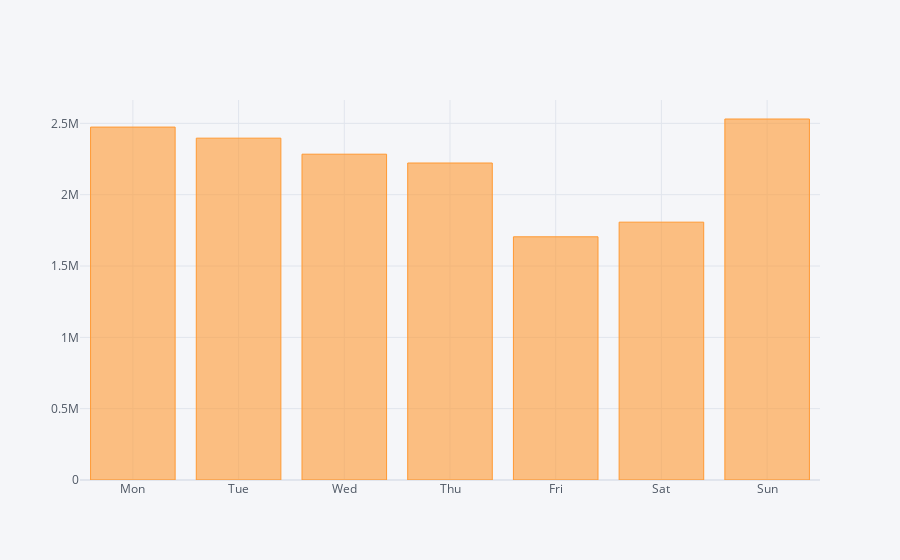

The notebook cell saved with this chart:
### Code cell
import chart_studio.plotly as py
import cufflinks as cf
cf.go_offline(connected=True)

orders_payments_weekday.iplot(kind = 'bar')

### Figure 1 — Plotly figure (JSON) as saved in the notebook; plotly's stock layout.template omitted (floating-point values rounded to 4 significant figures)
{"data": [{"marker": {"color": "rgba(255, 153, 51, 0.6)", "line": {"color": "rgba(255, 153, 51, 1.0)", "width": 1}}, "name": "payment_value", "orientation": "v", "text": "", "type": "bar", "x": ["Mon", "Tue", "Wed", "Thu", "Fri", "Sat", "Sun"], "y": [2474000.0, 2396000.0, 2284000.0, 2222000.0, 1705000.0, 1807000.0, 2531000.0]}], "layout": {"legend": {"bgcolor": "#F5F6F9", "font": {"color": "#4D5663"}}, "paper_bgcolor": "#F5F6F9", "plot_bgcolor": "#F5F6F9", "title": {"font": {"color": "#4D5663"}}, "xaxis": {"gridcolor": "#E1E5ED", "showgrid": true, "tickfont": {"color": "#4D5663"}, "title": {"font": {"color": "#4D5663"}, "text": ""}, "zerolinecolor": "#E1E5ED"}, "yaxis": {"gridcolor": "#E1E5ED", "showgrid": true, "tickfont": {"color": "#4D5663"}, "title": {"font": {"color": "#4D5663"}, "text": ""}, "zerolinecolor": "#E1E5ED"}}}
